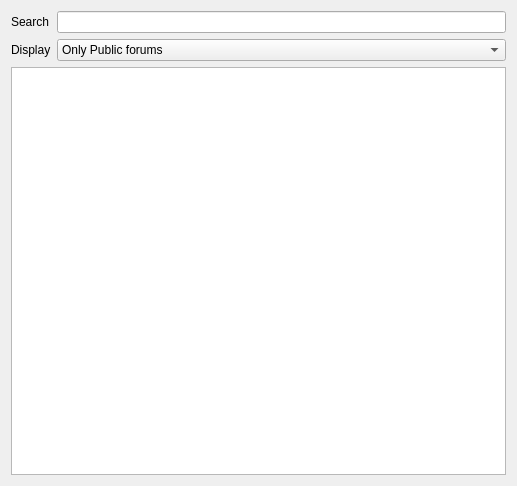
<?xml version="1.0" encoding="UTF-8"?>
<ui version="4.0">
 <class>SubscribeForm</class>
 <widget class="QWidget" name="SubscribeForm">
  <property name="geometry">
   <rect>
    <x>0</x>
    <y>0</y>
    <width>517</width>
    <height>486</height>
   </rect>
  </property>
  <property name="windowTitle">
   <string>Form</string>
  </property>
  <layout class="QVBoxLayout" name="verticalLayout">
   <item>
    <layout class="QFormLayout" name="formLayout">
     <item row="0" column="0">
      <widget class="QLabel" name="label">
       <property name="text">
        <string>Search</string>
       </property>
      </widget>
     </item>
     <item row="0" column="1">
      <widget class="QLineEdit" name="searchString"/>
     </item>
     <item row="1" column="0">
      <widget class="QLabel" name="displayLabel">
       <property name="text">
        <string>Display</string>
       </property>
      </widget>
     </item>
     <item row="1" column="1">
      <widget class="QComboBox" name="displayCombo">
       <item>
        <property name="text">
         <string>Only Public forums</string>
        </property>
       </item>
       <item>
        <property name="text">
         <string>Public and Private forums</string>
        </property>
       </item>
       <item>
        <property name="text">
         <string>Development/testing forums</string>
        </property>
       </item>
       <item>
        <property name="text">
         <string>All forums</string>
        </property>
       </item>
      </widget>
     </item>
    </layout>
   </item>
   <item>
    <widget class="QListWidget" name="forumList"/>
   </item>
  </layout>
 </widget>
 <resources/>
 <connections/>
</ui>
